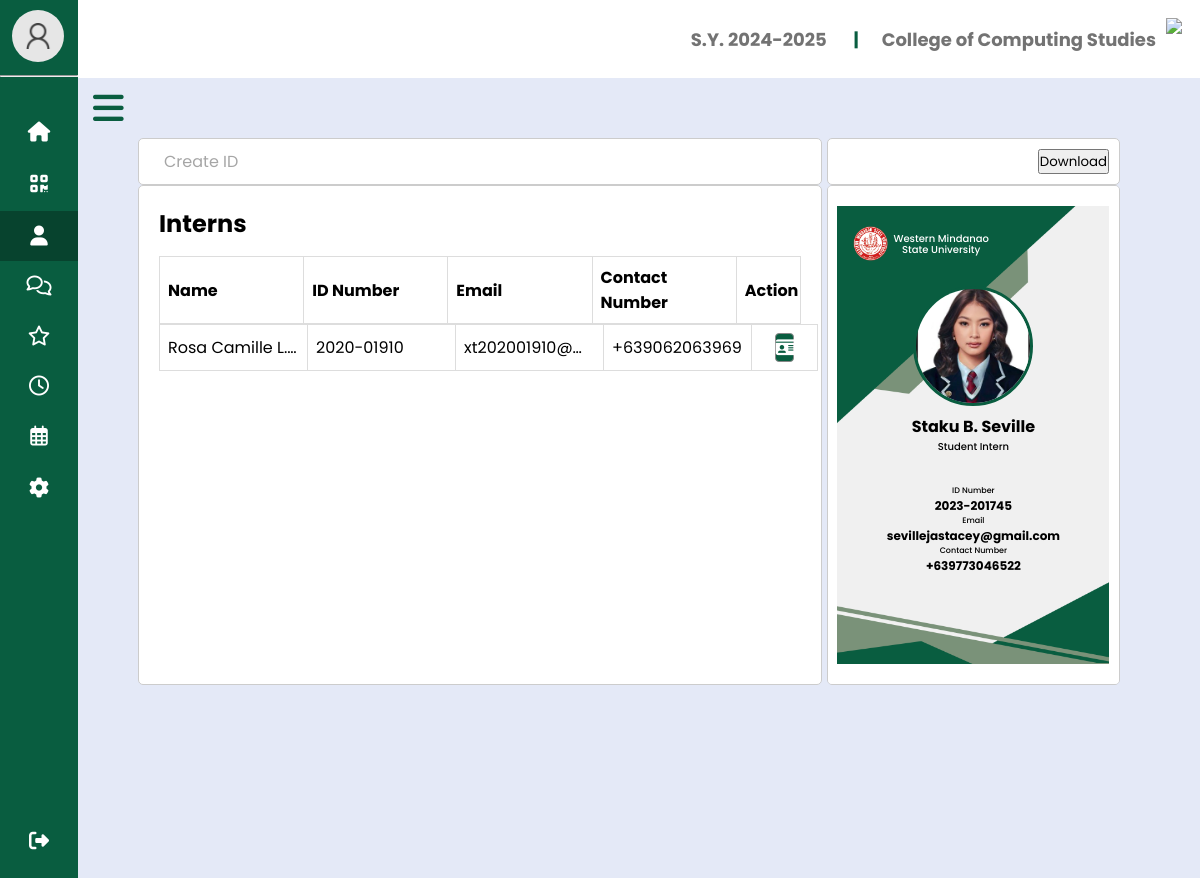
Screenshot of /company/intern/create-id.php (signed in) with the database file from the repository.
### tables this page shows
CREATE TABLE `company` (
  `company_id` int(11) NOT NULL,
  `company_image` varchar(255) NOT NULL,
  `company_name` varchar(255) NOT NULL,
  `company_rep_firstname` varchar(255) NOT NULL,
  `company_rep_middle` varchar(255) NOT NULL,
  `company_rep_lastname` varchar(255) NOT NULL,
  `company_email` varchar(255) NOT NULL,
  `company_password` varchar(255) NOT NULL,
  `company_address` varchar(255) NOT NULL,
  `company_number` varchar(255) NOT NULL,
  `verification_code` varchar(255) NOT NULL,
  `company_rep_position` varchar(255) NOT NULL
);

CREATE TABLE `student` (
  `student_id` int(11) NOT NULL,
  `wmsu_id` varchar(20) NOT NULL,
  `student_image` varchar(255) NOT NULL,
  `student_firstname` varchar(255) NOT NULL,
  `student_middle` varchar(255) NOT NULL,
  `student_lastname` varchar(255) NOT NULL,
  `student_email` varchar(255) NOT NULL,
  `student_password` varchar(255) NOT NULL,
  `contact_number` varchar(255) NOT NULL,
  `course_section` varchar(255) NOT NULL,
  `batch_year` varchar(255) NOT NULL,
  `department` varchar(255) NOT NULL,
  `company` varchar(255) NOT NULL,
  `adviser` varchar(255) NOT NULL,
  `student_address` varchar(255) NOT NULL,
  `generated_qr_code` varchar(255) NOT NULL,
  `verification_code` varchar(255) NOT NULL,
  `ojt_type` enum('Project-Based','Field-Based') NOT NULL,
  `street` varchar(255) DEFAULT NULL,
  `otp` varchar(15) DEFAULT NULL,
  `date_start` date DEFAULT NULL
);

### company/intern/create-id.php (the view, shortened to what this page needs)
<?php
require '../../conn/connection.php';
$company_id = $_SESSION['user_id'];
$query = "SELECT * FROM company WHERE company_id = ?";
if ($stmt = $database->prepare($query)) {
    $stmt->bind_param("i", $company_id);
    $stmt->execute();
    $result = $stmt->get_result();
    if ($result->num_rows > 0) {
        $company = $result->fetch_assoc();
    } else {
        $company = [
            'company_name' => 'Unknown',
            'company_email' => 'unknown@wmsu.edu.ph'
        ];
    }
}
$student_query = "SELECT student.*, course_sections.course_section_name
                  FROM student
                  LEFT JOIN course_sections ON student.course_section = course_sections.id
                  WHERE student.company = ?";
$students = [];
if ($stmt = $database->prepare($student_query)) {
    $stmt->bind_param("i", $company_id);
    $stmt->execute();
    $student_result = $stmt->get_result();
    if ($student_result->num_rows > 0) {
        while ($row = $student_result->fetch_assoc()) {
            $students[] = $row;
        }
    }
}
?>
<!DOCTYPE html>
<html lang="en">
<head>
    <link rel="stylesheet" href="https://cdnjs.cloudflare.com/ajax/libs/font-awesome/6.5.2/css/all.min.css">
    <link rel="stylesheet" href="../css/style.css">
    <link rel="stylesheet" href="../css/index.css">
</head>
<body>
    <div class="header">
        <div class="school-name">S.Y. 2024-2025 &nbsp;&nbsp;&nbsp;&nbsp;&nbsp;&nbsp;<span
                style="color: #095d40;">|</span>
            &nbsp;&nbsp;&nbsp;&nbsp;&nbsp;&nbsp;College of Computing Studies
            <img src="../../img/ccs.png">
        </div>
    </div>
    <div class="sidebar close">
        <div class="profile-details">
            <img src="../../uploads/company/<?php echo !empty($company['company_image']) ? $company['company_image'] : 'user.png'; ?>"
                alt="Company Image" class="logout-img">
            <div style="margin-top: 10px;" class="profile-info">
                <br />
            </div>
        </div>
        <hr>
        <ul class="nav-links">
            <li>
                <a href="../index.php">
                    <i class="fa-solid fa-house"></i>
                </a>
            </li>
            <li>
                <a href="../qr-code.php">
                    <i class="fa-solid fa-qrcode"></i>
                </a>
            </li>
            <li>
                <div style="background-color: #07432e;" class="iocn-link" class="active">
                    <a href="../intern.php">
                        <i class="fa-solid fa-user"></i>
                    </a>
                </div>
            </li>
            <li>
                <a href="../message.php">
                    <i class="fa-regular fa-comments"></i>
                </a>
            </li>
            <li>
                <a href="../feedback.php">
                    <i class="fa-regular fa-star"></i>
                </a>
            </li>
            <li>
                <a href="../attendance.php">
                    <i class="fa-regular fa-clock"></i>
                </a>
            </li>
            <li>
                <a href="../calendar.php">
                    <i class="fa-regular fa-calendar-days"></i>
                </a>
            </li>
            <li>
                <a href="../setting.php">
                    <i class="fas fa-cog"></i>
                </a>
            </li>
            <li>
                <a onclick="openLogoutModal()">
                    <div class="logout-details">
                        <i class="fas fa-sign-out-alt right-icon"></i>
                    </div>
                </a>
            </li>
        </ul>
    </div>
    <section class="home-section">
        <div class="home-content">
            <i class="fas fa-bars bx-menu"></i>
        </div>
        <div class="content-wrapper">
            <div class="header-box-id">
                <div class="left-header-box">
                    <label style="color: #a6a6a6; margin-left: 5px;">Create ID</label>
                </div>
                <div class="right-header-box">
                    <button id="downloadBtn">Download</button>
                </div>
            </div>
            <div class="main-box">
                <div class="left-box">
                    <h2>
                        Interns
                    </h2>
                    <table>
                        <thead>
                            <tr>
                                <th>Name</th>
                                <th>ID Number</th>
                                <th>Email</th>
                                <th>Contact Number</th>
                                <th class="action">Action</th>
                            </tr>
                        </thead>
                        <?php if (!empty($students)): ?>
                            <?php foreach ($students as $student): ?>
                                <tr>
                                    <td class="maxlength">
                                        <?php echo $student['student_firstname'] . ' ' . $student['student_middle'] . '.' . ' ' . $student['student_lastname']; ?>
                                    </td>
                                    <td class="maxlength"><?php echo $student['wmsu_id']; ?></td>
                                    <td class="maxlength"><?php echo $student['student_email']; ?></td>
                                    <td class="maxlength"><?php echo $student['contact_number']; ?></td>
                                    <td class="action">
                                        <button class="action-id edit-btn"
                                            data-qr-code="<?php echo !empty($student['generated_qr_code']) ? $student['generated_qr_code'] : ''; ?>"
                                            data-student-name="<?php echo $student['student_firstname'] . ' ' . $student['student_middle'] . '.' . ' ' . $student['student_lastname']; ?>"
                                            data-student-email="<?php echo $student['student_email']; ?>">
                                            <i class="fa-solid fa-id-card"></i>
                                        </button>
                                    </td>
                                </tr>
                            <?php endforeach; ?>
                        <?php else: ?>
                            <tr>
                                <td colspan="5" style="text-align: center;">There's no intern yet in this company.</td>
                            </tr>
                        <?php endif; ?>
                    </table>
                </div>
                <div class="right-box">
                    <div class="id-container" id="idCard">
                        <div class="top-left-container">
                            <img src="../../img/wmsu.png" alt="WMSU Logo" class="wmsu-logo">
                            <p class="university-text">Western Mindanao<br />State University</p>
                        </div>
                        <img src="../../uploads/student/bini_colet.png" alt="Student Photo" class="student-photo">
                        <div class="mid-container">
                            <h3>Staku B. Seville</h3>
                            <p>Student Intern</p>
                        </div>
                        <div class="bottom-container">
                            <p>ID Number</p>
                            <p class="value">2023-201745</p>
                            <p>Email</p>
                            <p class="value">sevillejastacey@gmail.com</p>
                            <p>Contact Number</p>
                            <p class="value">+639773046522</p>
                        </div>
                    </div>
                </div>
            </div>
        </div>
    </section>
</body>
</html>

### company/css/style.css (style rules this page uses)
* { margin: 0; padding: 0; box-sizing: border-box; font-family: 'Poppins', sans-serif; }
.sidebar { position: fixed; top: 0; left: 0; height: 100%; width: 260px; background: #095d40; z-index: 100; transition: all 0.5s ease; }
hr { margin-top: 15px; }
.sidebar.close { width: 78px; }
.sidebar .profile-details { height: 60px; width: 100%; display: flex; align-items: center; margin: 0 14px 0px 12px; }
.sidebar .profile-details .logout-img { height: 52px; width: 52px; object-fit: cover; border-radius: 50%; margin-right: 8px; margin-top: 12px; background: #07432e; transition: all 0.5s ease; }
.sidebar .nav-links { height: 100%; padding: 30px 0 150px 0; overflow: auto; }
.sidebar.close .nav-links { overflow: visible; }
.sidebar .nav-links li { position: relative; list-style: none; transition: all 0.4s ease; }
.sidebar .nav-links li .iocn-link { display: flex; align-items: center; justify-content: space-between; }
.sidebar.close .nav-links li .iocn-link { display: block; }
.sidebar .nav-links li i { height: 50px; min-width: 78px; text-align: center; line-height: 50px; color: #fff; font-size: 20px; cursor: pointer; transition: all 0.3s ease; }
.sidebar .nav-links li a { display: flex; align-items: center; text-decoration: none; }
.sidebar .logout-details { position: fixed; bottom: 0; width: 260px; display: flex; align-items: center; justify-content: space-between; background: #07432e; padding: 12px 0; transition: all 0.5s ease; }
.sidebar.close .logout-details { background: none; }
.sidebar.close .logout-details { width: 78px; }
.home-section { position: relative; background: #E4E9F7; height: 100vh; left: 260px; width: calc(100% - 260px); transition: all 0.5s ease; }
.sidebar.close ~ .home-section { left: 78px; width: calc(100% - 78px); }
.home-section .home-content { height: 60px; display: flex; align-items: center; justify-content: space-between; }
.home-section .home-content .bx-menu, .home-section .home-content .text { color: #095d40; font-size: 35px; }
.home-section .home-content .bx-menu { margin: 0 15px; cursor: pointer; }
.header { background-color: #fff; color: #333; padding: 18px; display: flex; justify-content: space-between; align-items: center; box-shadow: 0 2px 5px rgba(0, 0, 0, 0.1); }
.header .school-name { display: flex; align-items: center; font-size: 18px; font-weight: bold; color: #737373; }
.header .school-name img { height: 42px; margin-left: 10px; }

### company/intern/create-id.php (style rules this page uses)
.header-box-id { width: 100%; display: flex; justify-content: space-between; width: calc(100% - 60px); margin-left: 20px; }
.left-header-box { width: 70%; margin-right: 5px; padding: 10px; padding-left: 20px; border: 1px solid #ccc; border-radius: 5px; background-color: #fff; }
.right-header-box { width: 30%; display: flex; justify-content: flex-end; padding: 10px; padding-left: 20px; border: 1px solid #ccc; border-radius: 5px; background-color: #fff; }

### rows the page displays
company: company_image (placeholder picture)
student: student_firstname "Rosa Camille", student_middle "L", wmsu "2020-01910", student_email "xt202001910@w…", contact_number "+639062063969"
